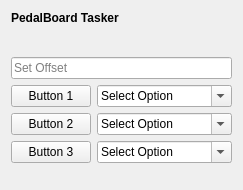
<?xml version="1.0" encoding="UTF-8"?>
<ui version="4.0">
 <class>ArduinoConnect</class>
 <widget class="QWidget" name="ArduinoConnect">
  <property name="geometry">
   <rect>
    <x>0</x>
    <y>0</y>
    <width>243</width>
    <height>190</height>
   </rect>
  </property>
  <layout class="QFormLayout" name="formLayout">
   <item row="0" column="0" colspan="2">
    <widget class="QLabel" name="senderLabel">
     <property name="font">
      <font>
       <weight>75</weight>
       <bold>true</bold>
      </font>
     </property>
     <property name="text">
      <string>PedalBoard Tasker</string>
     </property>
    </widget>
   </item>
   <item row="1" column="0" colspan="2">
    <spacer name="horizontalSpacer_2">
     <property name="orientation">
      <enum>Qt::Horizontal</enum>
     </property>
     <property name="sizeHint" stdset="0">
      <size>
       <width>40</width>
       <height>20</height>
      </size>
     </property>
    </spacer>
   </item>
   <item row="2" column="0" colspan="2">
    <widget class="QLineEdit" name="SetOffset">
     <property name="inputMethodHints">
      <set>Qt::ImhNone</set>
     </property>
     <property name="text">
      <string/>
     </property>
     <property name="placeholderText">
      <string>Set Offset</string>
     </property>
    </widget>
   </item>
   <item row="3" column="0">
    <widget class="QPushButton" name="SetButton1">
     <property name="text">
      <string>Button 1</string>
     </property>
     <property name="checkable">
      <bool>false</bool>
     </property>
     <property name="checked">
      <bool>false</bool>
     </property>
     <property name="autoRepeat">
      <bool>false</bool>
     </property>
     <property name="autoExclusive">
      <bool>false</bool>
     </property>
    </widget>
   </item>
   <item row="3" column="1">
    <widget class="QComboBox" name="button1_Choice">
     <property name="editable">
      <bool>true</bool>
     </property>
     <item>
      <property name="text">
       <string>Select Option</string>
      </property>
     </item>
     <item>
      <property name="text">
       <string>Change Viewer</string>
      </property>
     </item>
     <item>
      <property name="text">
       <string>Slice Offset +</string>
      </property>
     </item>
     <item>
      <property name="text">
       <string>Slice Offset -</string>
      </property>
     </item>
    </widget>
   </item>
   <item row="4" column="0">
    <widget class="QPushButton" name="SetButton2">
     <property name="text">
      <string>Button 2</string>
     </property>
    </widget>
   </item>
   <item row="4" column="1">
    <widget class="QComboBox" name="button2_Choice">
     <property name="editable">
      <bool>true</bool>
     </property>
     <item>
      <property name="text">
       <string>Select Option</string>
      </property>
     </item>
     <item>
      <property name="text">
       <string>Change Viewer</string>
      </property>
     </item>
     <item>
      <property name="text">
       <string>Slice Offset +</string>
      </property>
     </item>
     <item>
      <property name="text">
       <string>Slice Offset -</string>
      </property>
     </item>
    </widget>
   </item>
   <item row="5" column="0">
    <widget class="QPushButton" name="SetButton3">
     <property name="text">
      <string>Button 3</string>
     </property>
    </widget>
   </item>
   <item row="5" column="1">
    <widget class="QComboBox" name="button3_Choice">
     <property name="enabled">
      <bool>true</bool>
     </property>
     <property name="editable">
      <bool>true</bool>
     </property>
     <item>
      <property name="text">
       <string>Select Option</string>
      </property>
     </item>
     <item>
      <property name="text">
       <string>Change Viewer</string>
      </property>
     </item>
     <item>
      <property name="text">
       <string>Slice Offset +</string>
      </property>
     </item>
     <item>
      <property name="text">
       <string>Slice Offset -</string>
      </property>
     </item>
    </widget>
   </item>
  </layout>
 </widget>
 <resources/>
 <connections/>
</ui>
